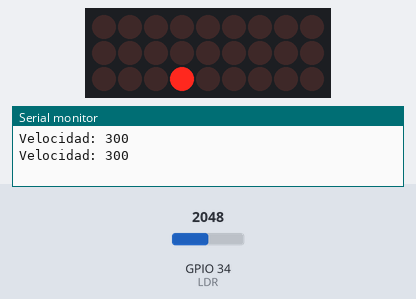
Recording of a sketch running on a simulated ESP32. Shown: 9×3 LED matrix, the last lines printed to the serial monitor. Wiring (inferred from the names in the program): LED cube drawn one layer per row (orientation assumed): layers GPIO 25, GPIO 26, GPIO 27; columns GPIO 2, GPIO 4, GPIO 5, GPIO 12, GPIO 13, GPIO 14, GPIO 15, GPIO 16, GPIO 17. The inputs (shaded band) are chosen by the test bench; at power-on: GPIO 34 (LDR) = 2048.

Above: at 3.2 s.
3.3 s: GPIO 34 (LDR) set to 3603
At 4.16 s:
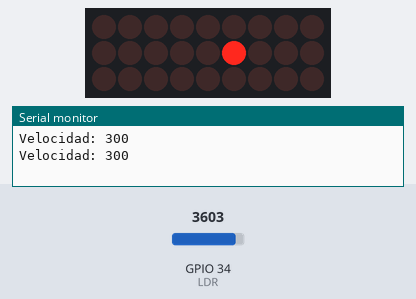
8.3 s: GPIO 34 (LDR) set to 1228
At 8.8 s:
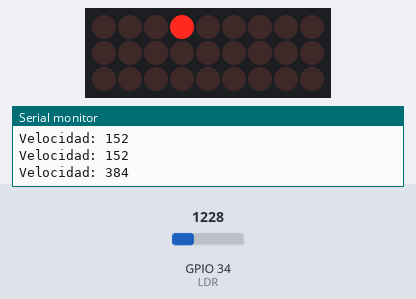
15.0 s: GPIO 34 (LDR) set to 491
At 15.41 s:
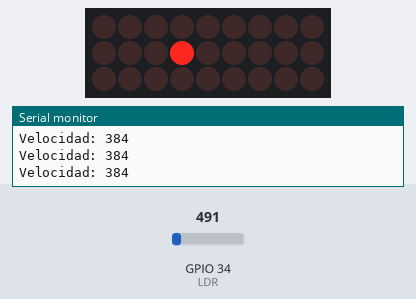

The sketch:

Examen1.ino
```cpp
// Definición de pines en la ESP32
const int niveles[] = {25, 26, 27};  // Pines que controlan las capas (niveles)
const int columnas[] = {2, 4, 5, 12, 13, 14, 15, 16, 17};  // Pines para las columnas de LEDs
const int LDR = 34;  // Pin para sensor LDR

// Matriz 3x3x3 para representar el estado de los LEDs (1 = encendido, 0 = apagado)
int cubo[3][3][3] = {0};

void setup() {
  Serial.begin(9600);
  pinMode(LDR, INPUT);
  for (int i = 0; i < 3; i++) {
    pinMode(niveles[i], OUTPUT);
    digitalWrite(niveles[i], LOW);
  }
  for (int i = 0; i < 9; i++) {
    pinMode(columnas[i], OUTPUT);
    digitalWrite(columnas[i], LOW);
  }
}

void mostrarCubo(int tiempo) {
  unsigned long start = millis();
  while (millis() - start < tiempo) {
    for (int z = 0; z < 3; z++) {
      digitalWrite(niveles[z], HIGH);
      for (int y = 0; y < 3; y++) {
        for (int x = 0; x < 3; x++) {
          int index = y * 3 + x;
          digitalWrite(columnas[index], cubo[z][y][x] ? HIGH : LOW);
        }
      }
      delay(2);
      digitalWrite(niveles[z], LOW);
    }
  }
}

void apagarCubo() {
  for (int z = 0; z < 3; z++)
    for (int y = 0; y < 3; y++)
      for (int x = 0; x < 3; x++)
        cubo[z][y][x] = 0;
}

int leerLDR() {
  int lectura = analogRead(LDR);
  int porcentaje = map(lectura, 0, 4095, 0, 100);
  return porcentaje;
}

void girarVertical(int cara, int velocidad) {
  int orden[8][2] = {{0,0},{0,1},{0,2},{1,2},{2,2},{2,1},{2,0},{1,0}};
  for (int i = 0; i < 8; i++) {
    apagarCubo();
    int x = orden[i][0];
    int z = orden[i][1];
    cubo[z][cara][x] = 1;
    mostrarCubo(velocidad);
  }
}

void loop() {
  int velocidad = 500 - leerLDR() * 4;
  if (velocidad < 50) velocidad = 50;
  Serial.print("Velocidad: ");
  Serial.println(velocidad);
  girarVertical(1, velocidad);  // Cara vertical elegida
}
```

Measured:
- what the display in image 2 shows lasts 0.4 s, from 8.6 s to 9.0 s
